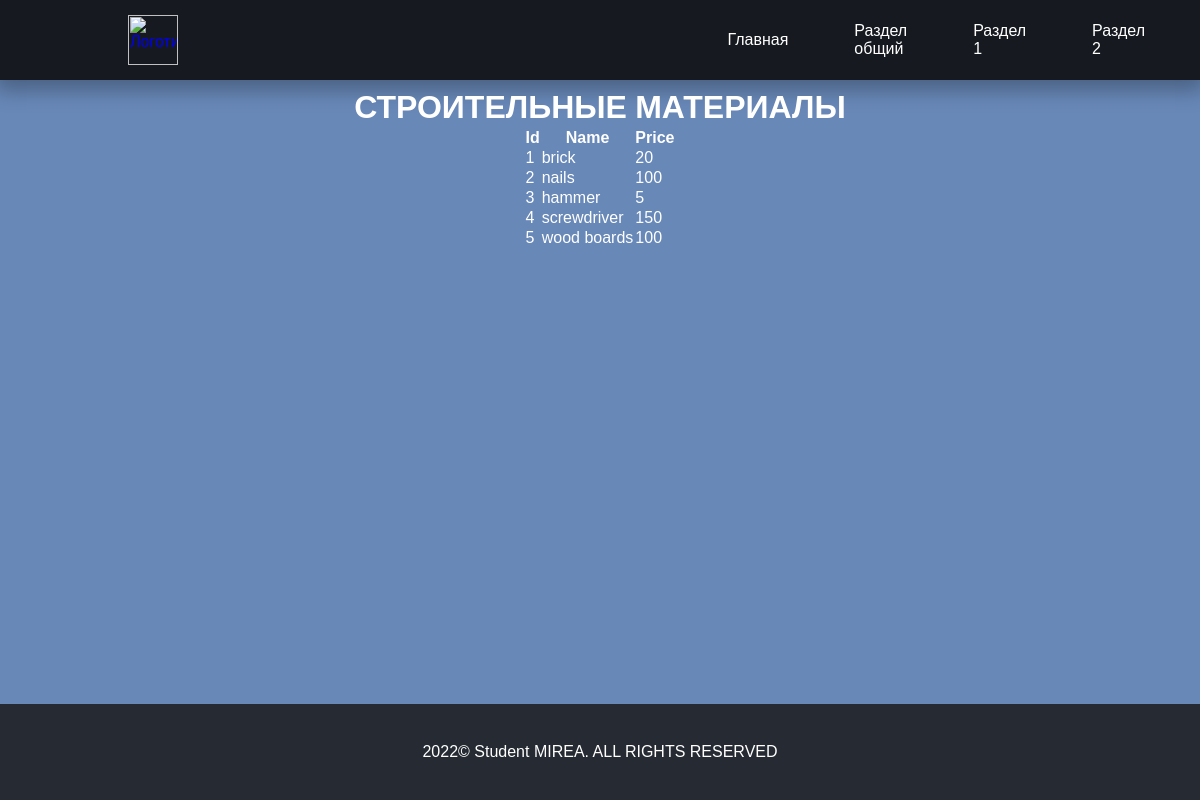
Screenshot of /pr3/www/dinamic/dinamic_1.php with the database file from the repository.
### tables this page shows
CREATE TABLE IF NOT EXISTS materials (
  ID INT(11) NOT NULL AUTO_INCREMENT,
  name VARCHAR(20) NOT NULL,
  price INT(40) NOT NULL,
  PRIMARY KEY (ID)
);

### pr3/www/dinamic/dinamic_1.php (the view, shortened to what this page needs)
<?php
    include ("header.php");
?>
<h3>Строительные материалы</h3>
<table>
    <tr><th>Id</th><th>Name</th><th>Price</th></tr>
<?php
$mysqli = new mysqli("datab", "user", "password", "appDB");
$result = $mysqli->query("SELECT * FROM materials");
foreach ($result as $row){
    echo "<tr><td>{$row['ID']}</td><td>{$row['name']}</td><td>{$row['price']}</td></tr>";
}
?>
</table>
<?php include ("footer.php");?>

### pr3/www/dinamic/header.php (shortened to what this page needs)
<html>
<head>
    <link rel="stylesheet" href=style1.css>
</head>
<body>
<body>
    <header>
        <a id="logo-ref" href="#"><img id="logo" src="https://cdn-icons-png.flaticon.com/512/3698/3698156.png" alt="Логотип"></a>
        <nav>
            <a href="http://localhost:8080/">Главная</a>
            <a href="http://localhost:8080/str2.html">Раздел общий</a>
            <a href="http://localhost:8080/dinamic_1">Раздел 1</a>
            <a href="http://localhost:8080/dinamic_2">Раздел 2</a>
        </nav>
    </header>

### pr3/www/dinamic/footer.php
    <footer>2022© Student MIREA. ALL RIGHTS RESERVED</footer>
</body>
</html>

### pr3/www/static/style1.css (style rules this page uses)
* { box-sizing: border-box; padding: 0; margin: 0; }
body { display: flex; height: 100vh; flex-direction: column; font-family: sans-serif; background: #6888b8; color: white; }
header, nav, section, .content-container, footer { display: flex; align-items: center; justify-content: center; }
header { justify-content: space-between; display: flex; height: 10vh; width: 100%; padding: 1em 8em; background: #161a20; box-shadow: 0 5px 20px 5px rgba(0, 0, 0, .3); }
#logo { width: 50px; transition: .3s; }
nav { justify-content: space-between; width: 40%; }
nav a { text-decoration: none; color: #fff; padding: 1em 2em; border: 1px solid transparent; border-radius: .3em; transition: .3s; }
h1, h2, h3 { font-size: 3rem; font-family: 'Oswald', sans-serif; text-transform: uppercase; }
h3 { font-size: 2rem; text-align: center; }
table { display: flex; height: 80vh; justify-content: center; }
footer { display: flex; height: 10vh; background: #262b33; padding: 3em; }

### rows the page displays
materials: ID "1", name "brick", price "20"
materials: ID "2", name "nails", price "100"
materials: ID "3", name "hammer", price "5"
materials: ID "4", name "screwdriver", price "150"
materials: ID "5", name "wood boards", price "100"
